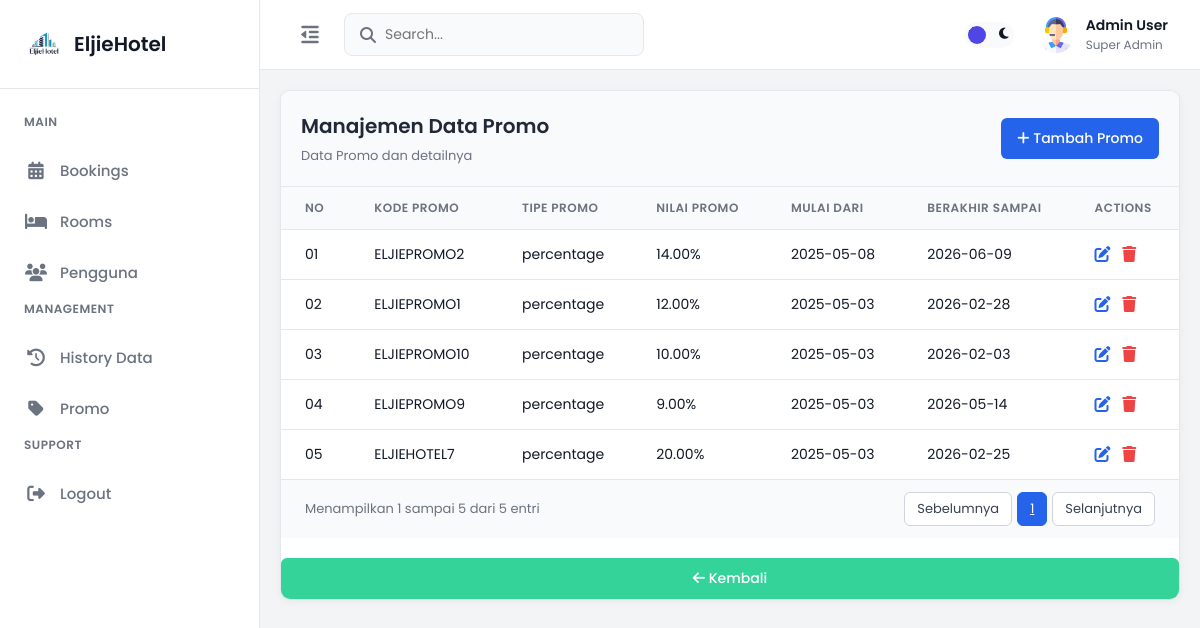
/promo.php, run on the app's committed database.
### tables this page shows
CREATE TABLE `tb_promo` (
  `id` int NOT NULL,
  `code` varchar(50) NOT NULL,
  `type` enum('fixed','percentage') NOT NULL,
  `value` decimal(10,2) NOT NULL,
  `start_date` date DEFAULT NULL,
  `end_date` date DEFAULT NULL
);

### promo.php (the view, shortened to what this page needs)
<?php
include 'config/koneksi.php';
$perPage = 5;
$page = isset($_GET['page']) ? max(1, intval($_GET['page'])) : 1;
$offset = ($page - 1) * $perPage;
$totalQuery = mysqli_query($conn, "SELECT COUNT(*) AS total FROM tb_promo");
$totalRows = mysqli_fetch_assoc($totalQuery)['total'];
$totalPages = ceil($totalRows / $perPage);
$sql = "SELECT * FROM tb_promo ORDER BY id DESC LIMIT $offset, $perPage";
$query = mysqli_query($conn, $sql);
$counter = $offset + 1;
$range = 5;
$startPage = max(1, $page - floor($range / 2));
$endPage = min($totalPages, $startPage + $range - 1);
if ($endPage - $startPage + 1 < $range) {
    $startPage = max(1, $endPage - $range + 1);
}
?>
<?php include "header.php" ?>
<?php include "sidebar.php" ?>
<main class="main-content">
    <?php include "topnav.php"; ?>
    <div class="card-kucing">
        <div class="card-header-singa">
            <div>
                <h2>Manajemen Data Promo</h2>
                <p>Data Promo dan detailnya</p>
            </div>
            <a href="tambah_promo.php" class="btn-add-gajah">
                <i class="fas fa-plus"></i> Tambah Promo
            </a>
        </div>
        <div class="card-body-panda">
            <table>
                <thead>
                    <tr>
                        <th>No</th>
                        <th>Kode Promo</th>
                        <th>Tipe Promo</th>
                        <th>Nilai Promo</th>
                        <th>Mulai Dari</th>
                        <th>Berakhir sampai</th>
                        <th>Actions</th>
                    </tr>
                </thead>
                <tbody>
                    <?php while ($row = mysqli_fetch_assoc($query)): ?>
                        <tr>
                            <td><?= sprintf("%02d", $counter++); ?></td>
                            <td><?= htmlspecialchars($row['code']); ?></td>
                            <td><?= htmlspecialchars($row['type']); ?></td>
                            <td>
                                <?php
                                if ($row['type'] == 'percentage') {
                                    echo $row['value'] . '%';
                                } else {
                                    echo 'Rp. ' . number_format($row['value'], 0, ',', '.');
                                }
                                ?>
                            </td>
                            <td><?= htmlspecialchars($row['start_date']); ?></td>
                            <td><?= htmlspecialchars($row['end_date']); ?></td>
                            <td>
                                <a href="edit_promo.php?id=<?= $row['id']; ?>" class="btn-edit-beruang"><i class="fas fa-edit"></i></a>
                                <form action="hapus_promo.php" method="POST" style="display:inline;" onsubmit="return confirm('Yakin ingin menghapus promo ini?');">
                                    <button type="submit" class="btn-delete-kuda"><i class="fas fa-trash"></i></button>
                                </form>
                            </td>
                        </tr>
                    <?php endwhile; ?>
                </tbody>
            </table>
        </div>
        <div class="card-footer-burung">
            <div>
                Menampilkan <?= $offset + 1; ?> sampai <?= min($offset + $perPage, $totalRows); ?> dari <?= $totalRows; ?> entri
            </div>
            <div class="pagination-kucing">
                <?php if ($page > 1): ?>
                    <a href="?page=<?= $page - 1 ?>" class="btn-page-singa">Sebelumnya</a>
                <?php else: ?>
                    <button class="btn-page-singa disabled">Sebelumnya</button>
                <?php endif; ?>
                <?php for ($i = $startPage; $i <= $endPage; $i++): ?>
                    <a href="?page=<?= $i ?>" class="btn-page-singa <?= ($i == $page) ? 'active' : '' ?>"><?= $i ?></a>
                <?php endfor; ?>
                <?php if ($page < $totalPages): ?>
                    <a href="?page=<?= $page + 1 ?>" class="btn-page-singa">Selanjutnya</a>
                <?php else: ?>
                    <button class="btn-page-singa disabled">Selanjutnya</button>
                <?php endif; ?>
            </div>
        </div>
        <div class="card-footer-panda">
            <a href="dashboard.php">
                <button class="btn-back-panda">
                    <i class="fas fa-arrow-left"></i> Kembali
                </button>
            </a>
        </div>
    </div>
</main>

### assets/css/dashboard/style.css (style rules this page uses)
:root { --primary: #4f46e5; --primary-light: #6366f1; --secondary: #10b981; --danger: #ef4444; --warning: #f59e0b; --text-primary: #111827; --text-secondary: #6b7280; --bg-body: #f3f4f6; --bg-sidebar: #ffffff; --bg-card: #ffffff; --bg-input: #f9fafb; --border: #e5e7eb; --shadow: 0 1px 3px rgba(0, 0, 0, 0.1); --sidebar-width: 260px; --sidebar-width-collapsed: 80px; --header-height: 70px; }
* { margin: 0; padding: 0; box-sizing: border-box; font-family: "Poppins", Tahoma, Geneva, Verdana, sans-serif; }
.main-content { flex: 1; margin-left: var(--sidebar-width); transition: all 0.3s ease; }
table { width: 100%; border-collapse: collapse; }
th { padding: 1rem 1.5rem; text-align: left; font-size: 0.75rem; font-weight: 600; text-transform: uppercase; letter-spacing: 0.5px; color: var(--text-secondary); background-color: var(--bg-input); }
td { padding: 1rem 1.5rem; border-bottom: 1px solid var(--border); font-size: 0.875rem; color: var(--text-primary); }
tr:last-child td { border-bottom: none; }
.card-kucing { background: #fff; border: 1px solid #e5e7eb; border-radius: 10px; overflow: hidden; box-shadow: 0 2px 8px rgba(0, 0, 0, 0.05); margin: 20px; font-family: "Poppins", sans-serif; }
.card-header-singa { background: #f9fafb; padding: 20px; display: flex; justify-content: space-between; align-items: center; border-bottom: 1px solid #e5e7eb; }
.card-header-singa h2 { font-size: 20px; font-weight: 600; color: #1f2937; margin: 0; }
.card-header-singa a { text-decoration: none; }
.card-header-singa p { font-size: 13px; color: #6b7280; margin-top: 5px; }
.btn-add-gajah { background: #2563eb; color: white; padding: 10px 16px; font-size: 14px; font-weight: 500; border: none; border-radius: 6px; cursor: pointer; transition: background 0.3s; }
.card-body-panda { overflow-x: auto; }
table { width: 100%; border-collapse: collapse; font-size: 14px; }
thead { background: #f9fafb; }
th, td { text-align: left; padding: 12px 24px; border-bottom: 1px solid #e5e7eb; }
.btn-edit-beruang, .btn-delete-kuda { background: none; border: none; cursor: pointer; font-size: 16px; margin-right: 8px; }
.btn-edit-beruang { color: #2563eb; }
.btn-delete-kuda { color: var(--danger); }
.card-footer-burung { background: #f9fafb; padding: 12px 24px; display: flex; justify-content: space-between; align-items: center; border-top: 1px solid #e5e7eb; font-size: 13px; color: #6b7280; }
.pagination-kucing { display: flex; gap: 5px; }
.btn-page-singa { border: 1px solid #d1d5db; background: white; color: #374151; padding: 6px 12px; font-size: 13px; border-radius: 6px; cursor: pointer; }
.btn-page-singa.active { background: #2563eb; color: white; border-color: #2563eb; }
.btn-back-panda { background: #34d399; color: white; padding: 10px 16px; font-size: 14px; font-weight: 500; border: none; border-radius: 6px; cursor: pointer; transition: background 0.3s; width: 100%; margin-top: 20px; }

### data on the page
tb_promo: code "ELJIEPROMO2", type "percentage", value "14.00", start_date "2025-05-08", end_date "2026-06-09"
tb_promo: code "ELJIEPROMO1", type "percentage", value "12.00", start_date "2025-05-03", end_date "2026-02-28"
tb_promo: code "ELJIEPROMO10", type "percentage", value "10.00", start_date "2025-05-03", end_date "2026-02-03"
tb_promo: code "ELJIEPROMO9", type "percentage", value "9.00", start_date "2025-05-03", end_date "2026-05-14"
tb_promo: code "ELJIEHOTEL7", type "percentage", value "20.00", start_date "2025-05-03", end_date "2026-02-25"

### other printed values
$offset + 1 "1"
min($offset + $perPage, $totalRows) "5"
$totalRows "5"
